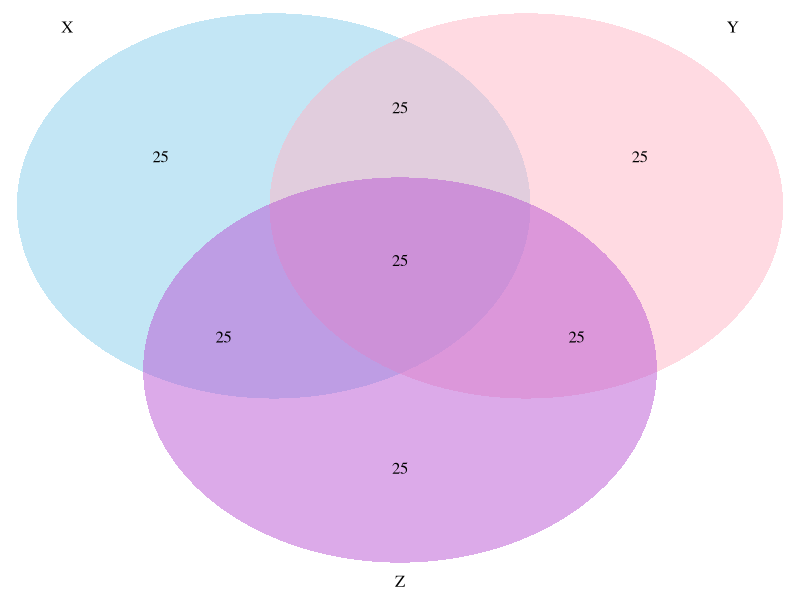
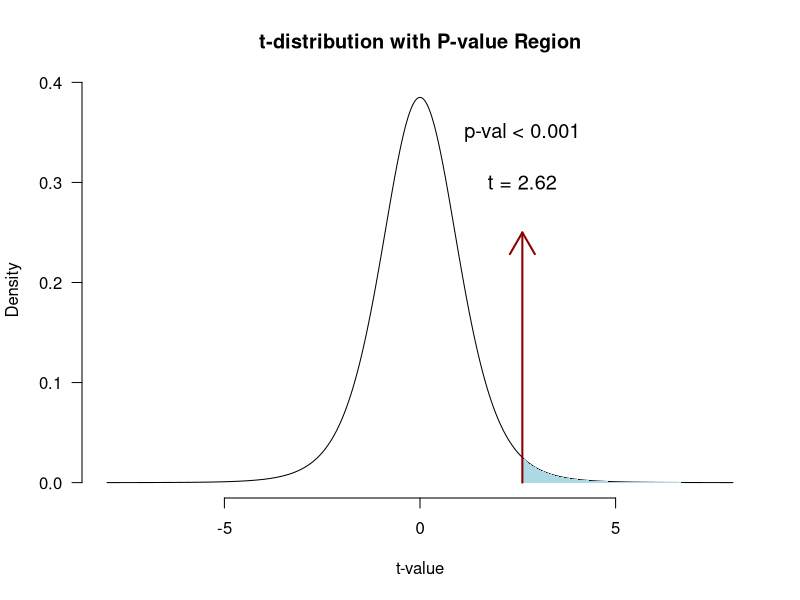

Recreate these plots in R, in order.
## ---- chunk 1
if(!"VennDiagram" %in% installed.packages()) { install.packages("VennDiagram") };
library("VennDiagram")
n     <- 10
data <- read.csv("../../../datasets/Album Sales.csv")[, -4]
data <- data[1:n, ] # take the first 10 rows of the album sales data set from Field
sales         <- data$sales
airplay       <- data$airplay
adverts       <- data$adverts
N             <- length(sales)
## ---- chunk 2
grid.newpage()
draw.triple.venn(area1 = 100, area2 = 100, area3 = 100, 
                 n12  = 50, 
                 n23  = 50, 
                 n13  = 50, 
                 n123 = 25, 
                 category = c("X", "Y", "Z"), lty = "blank", 
                 fill = c("skyblue", "pink1", "mediumorchid"), cat.prompts = F)
## ---- chunk 3
adverts <- data$adverts

cor.sales.airplay    <- cor(sales,airplay)
cor.sales.adverts    <- cor(sales,adverts)
cor.airplay.adverts  <- cor(airplay,adverts)

data.frame(cor.sales.airplay, cor.sales.adverts, cor.airplay.adverts)
## ---- chunk 4
numerator   <- cor.sales.airplay - (cor.sales.adverts * cor.airplay.adverts)
denominator <- sqrt( (1-cor.sales.adverts^2)*(1-cor.airplay.adverts^2) )

partial.correlation <- numerator / denominator

partial.correlation
## ---- chunk 5
df <- N - 3

t.pr <- ( partial.correlation*sqrt(df) ) / sqrt(1-partial.correlation^2)
t.pr
## ---- chunk 6
# Set up the plot for the F-distribution
curve(dt(x, df), from = -8, to = 8, n = 1000, bty = "n", las = 1,
      xlab = "t-value", ylab = "Density", main = "t-distribution with P-value Region")

# Shade the upper tail (p-value region) using polygon
# Define the region to fill (upper tail, greater than fStat)
x_vals <- seq(t.pr, 10, length.out = 100)
y_vals <- dt(x_vals, df)

# Draw the polygon to fill the area under the curve
polygon(c(t.pr, x_vals, 10), c(0, y_vals, 0), col = "lightblue", border = NA)

# Optionally, add a vertical line at the F-statistic
arrows(x0 = t.pr, x1 = t.pr, y0 = 0 , y1 = 0.25, col = "darkred", lwd = 2)
text(x = t.pr, y = 0.3, paste("t =", round(t.pr, 2)), cex = 1.2)
text(x = t.pr, y = 0.35, paste("p-val < 0.001"), cex = 1.2)
